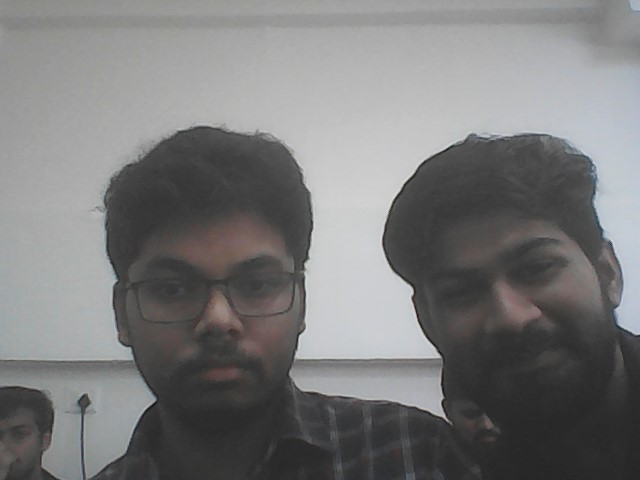
#> input picture img4.jpg, 640 x 480 px
$ jupyter execute hog.ipynb
#> lines starting #> are read from the running program, lines starting #| are printed output that depends on the picture
#Importing libraries and required image

[cell 1]
import matplotlib.pyplot as plt
from skimage import io
from skimage import color
from skimage.transform import resize
import math
from skimage.feature import hog
import numpy as np

[cell 2]
img = resize(color.rgb2gray(io.imread("img4.jpg")), (128, 64))
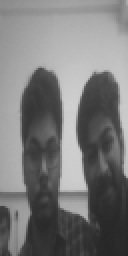
#> img: shape (128, 64) float64 (shown 2 times larger); min 0.151, max 0.818, mean 0.476

# Visualization of image to be used

[cell 3]
plt.figure(figsize=(15, 8))
plt.imshow(img, cmap="gray")
plt.axis("off")
plt.show()

[cell 4]
img = np.array(img)

# Calculating gradient and angle of the image

[cell 5]
mag = []
theta = []
for i in range(128):
  magnitudeArray = []
  angleArray = []
  for j in range(64):
    # Condition for axis 0
    if j-1 <= 0 or j+1 >= 64:
      if j-1 <= 0:
        # Condition if first element
        Gx = img[i][j+1] - 0
      elif j + 1 >= len(img[0]):
        Gx = 0 - img[i][j-1]
    # Condition for first element
    else:
      Gx = img[i][j+1] - img[i][j-1]

    # Condition for axis 1
    if i-1 <= 0 or i+1 >= 128:
      if i-1 <= 0:
        Gy = 0 - img[i+1][j]
      elif i +1 >= 128:
        Gy = img[i-1][j] - 0
    else:
      Gy = img[i-1][j] - img[i+1][j]

    # Calculating magnitude
    magnitude = math.sqrt(pow(Gx, 2) + pow(Gy, 2))
    magnitudeArray.append(round(magnitude, 9))

    # Calculating angle
    if Gx == 0:
      angle = math.degrees(0.0)
    else:
      angle = math.degrees(abs(math.atan(Gy / Gx)))
    angleArray.append(round(angle, 9))
  mag.append(magnitudeArray)
  theta.append(angleArray)
#> after the loop, mag = 128 items; theta = 128 items

[cell 6]
mag = np.array(mag)
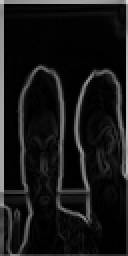
#> mag: shape (128, 64) float64 (shown 2 times larger); min 3.54e-05, max 0.874, mean 0.0946

[cell 7]
theta = np.array(theta)
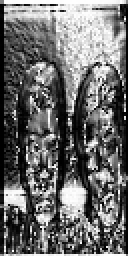
#> theta: shape (128, 64) float64 (shown 2 times larger); min 0.00364, max 89.99, mean 38.5; drawn with min black and max white

# Visualization of magnitude of the image

[cell 8]
plt.figure(figsize=(15, 8))
plt.imshow(mag, cmap="gray")
plt.axis("off")
plt.show()

# Visualization of angle of the image

[cell 9]
plt.figure(figsize=(15, 8))
plt.imshow(theta, cmap="gray")
plt.axis("off")
plt.show()

[cell 10]
number_of_bins = 9
step_size = 180 / number_of_bins

## Function to calculate the $j^{th}$ bin

[cell 11]
def calculate_j(angle):
  temp = (angle / step_size) - 0.5
  j = math.floor(temp)
  return j

## Function to calculate the value of centre of $j^{th}$ bin

[cell 12]
def calculate_Cj(j):
  Cj = step_size * (j + 0.5)
  return round(Cj, 9)

## Function to calculate the value of $j^{th}$ bin

[cell 13]
def calculate_value_j(magnitude, angle, j):
  Cj = calculate_Cj(j+1)
  Vj = magnitude * ((Cj - angle) / step_size)
  return round(Vj, 9)

# Provides a 9 point histogram for 8x8 cells

[cell 14]
histogram_points_nine = []
for i in range(0, 128, 8):
  temp = []
  for j in range(0, 64, 8):
    magnitude_values = [[mag[i][x] for x in range(j, j+8)] for i in range(i,i+8)]
    angle_values = [[theta[i][x] for x in range(j, j+8)] for i in range(i, i+8)]
    for k in range(len(magnitude_values)):
      for l in range(len(magnitude_values[0])):
        bins = [0.0 for _ in range(number_of_bins)]
        value_j = calculate_j(angle_values[k][l])
        Vj = calculate_value_j(magnitude_values[k][l], angle_values[k][l], value_j)
        Vj_1 = magnitude_values[k][l] - Vj
        bins[value_j]+=Vj
        bins[value_j+1]+=Vj_1
        bins = [round(x, 9) for x in bins]
    temp.append(bins)
  histogram_points_nine.append(temp)
#> after the loop, histogram_points_nine = 16 items

[cell 15]
print(len(histogram_points_nine))
#| 16
print(len(histogram_points_nine[0]))
#| 8
print(len(histogram_points_nine[0][0]))
#| 9

# Provides a HOG feature vector for the 9 point histogram provided by making block from 2x2 blocks
## (1 block is made up of 8x8 cells)

[cell 16]
epsilon = 1e-05

[cell 17]
feature_vectors = []
for i in range(0, len(histogram_points_nine) - 1, 1):
  temp = []
  for j in range(0, len(histogram_points_nine[0]) - 1, 1):
    values = [[histogram_points_nine[i][x] for x in range(j, j+2)] for i in range(i, i+2)]
    final_vector = []
    for k in values:
      for l in k:
        for m in l:
          final_vector.append(m)
    k = round(math.sqrt(sum([pow(x, 2) for x in final_vector])), 9)
    final_vector = [round(x/(k + epsilon), 9) for x in final_vector]
    temp.append(final_vector)
  feature_vectors.append(temp)
#> this loop made 15 passes
#> after the loop, feature_vectors = 15 items

[cell 18]
print(len(feature_vectors))
#| 15
print(len(feature_vectors[0]))
#| 7
print(len(feature_vectors[0][0]))
#| 36

# Number of HOG features obtained

[cell 19]
print(f'Number of HOG features = {len(feature_vectors) * len(feature_vectors[0]) * len(feature_vectors[0][0])}')
#| Number of HOG features = 3780

$ run again, with img1.jpg copied over img4.jpg
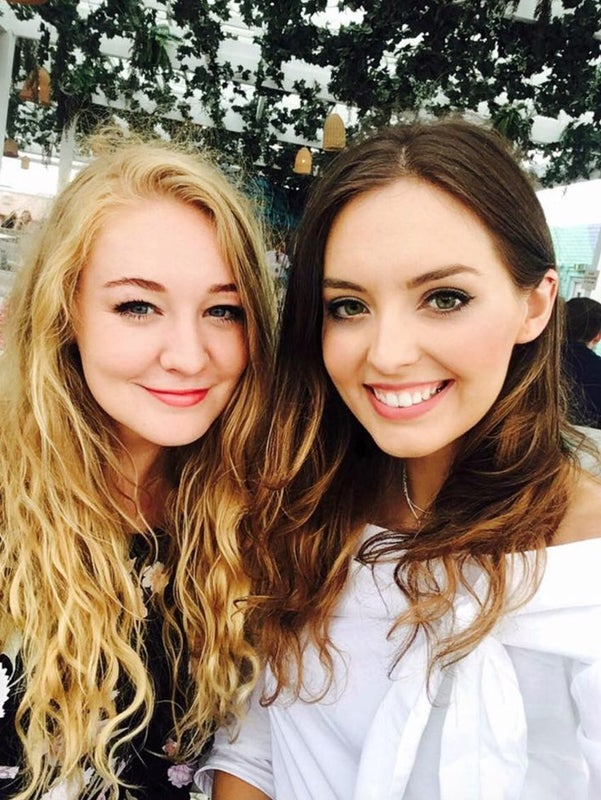
#> input picture img1.jpg, 601 x 800 px
#> `img = resize(color.rgb2gray(io.imread("img4.jpg")), (128, 64))`:
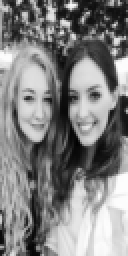
#> img: shape (128, 64) float64 (shown 2 times larger); min 0.00827, max 0.994, mean 0.51
#> after the loop `for i in range(128):`: mag = 128 items
#> `theta = np.array(theta)`:
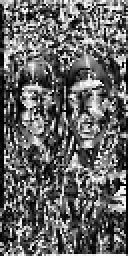
#> theta: shape (128, 64) float64 (shown 2 times larger); min 0, max 89.97, mean 36; drawn with min black and max white
#> after the loop `for i in range(0, 128, 8):`: histogram_points_nine = 16 items
#| 16
#| 8
#| 9
#> the loop `for i in range(0, len(histogram_points_nine) - 1, 1):` made 15 passes
#> after the loop `for i in range(0, len(histogram_points_nine) - 1, 1):`: feature_vectors = 15 items
#| 15
#| 7
#| 36
#| Number of HOG features = 3780

$ run again, with img3.jpg copied over img4.jpg
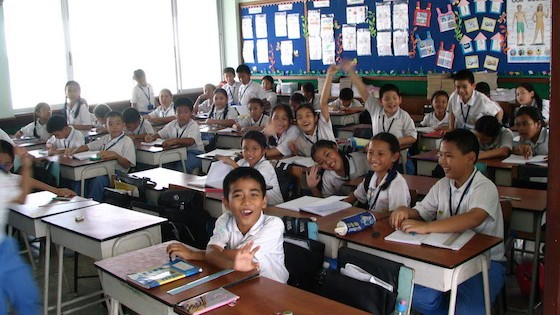
#> input picture img3.jpg, 560 x 315 px
#> `img = resize(color.rgb2gray(io.imread("img4.jpg")), (128, 64))`:
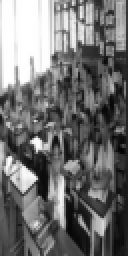
#> img: shape (128, 64) float64 (shown 2 times larger); min 0.0173, max 1, mean 0.446
#> after the loop `for i in range(128):`: mag = 128 items
#> `theta = np.array(theta)`:
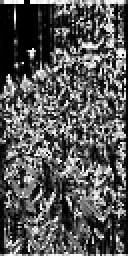
#> theta: shape (128, 64) float64 (shown 2 times larger); min 0, max 90, mean 31.1; drawn with min black and max white
#> after the loop `for i in range(0, 128, 8):`: histogram_points_nine = 16 items
#| 16
#| 8
#| 9
#> the loop `for i in range(0, len(histogram_points_nine) - 1, 1):` made 15 passes
#> after the loop `for i in range(0, len(histogram_points_nine) - 1, 1):`: feature_vectors = 15 items
#| 15
#| 7
#| 36
#| Number of HOG features = 3780
